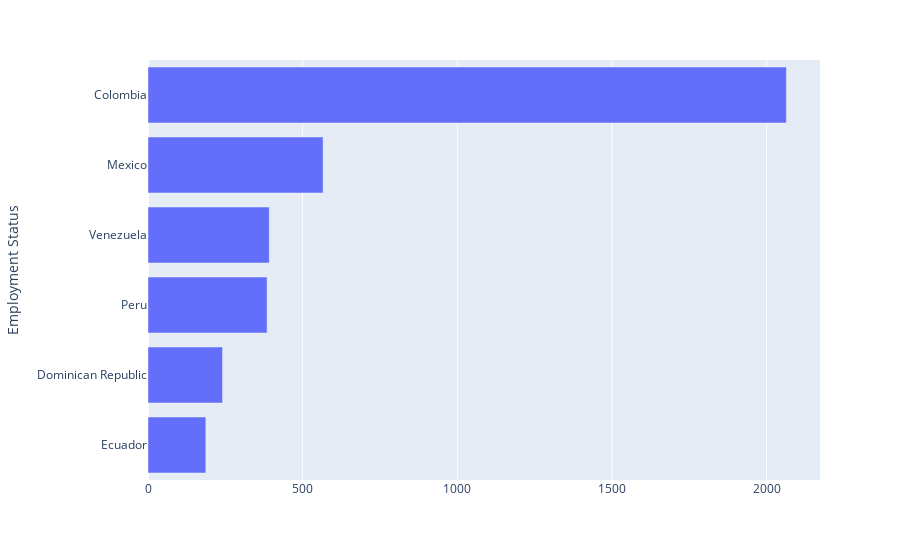

Write notebook code for a chart like this one.
### Code cell
top_6_countries_sorted = top_6_countries.sort_values(ascending=True)

figure = px.bar(x=top_6_countries_sorted.values, y=top_6_countries_sorted.index, labels={'x': '', 'y': 'Employment Status'})
figure.show()

### Figure 1 — Plotly figure (JSON) as saved in the notebook; plotly's stock layout.template omitted (floating-point values rounded to 4 significant figures)
{"data": [{"alignmentgroup": "True", "hovertemplate": "=%{x}<br>Employment Status=%{y}<extra></extra>", "legendgroup": "", "marker": {"color": "#636efa", "pattern": {"shape": ""}}, "name": "", "offsetgroup": "", "orientation": "h", "showlegend": false, "textposition": "auto", "type": "bar", "x": [187, 241, 385, 392, 566, 2064], "xaxis": "x", "y": ["Ecuador", "Dominican Republic", "Peru", "Venezuela", "Mexico", "Colombia"], "yaxis": "y"}], "layout": {"barmode": "relative", "legend": {"tracegroupgap": 0}, "margin": {"t": 60}, "xaxis": {"anchor": "y", "domain": [0, 1], "title": {"text": ""}}, "yaxis": {"anchor": "x", "domain": [0, 1], "title": {"text": "Employment Status"}}}}
